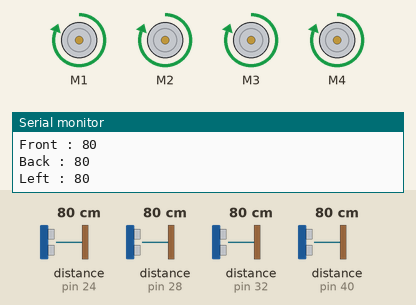
A sketch run on a simulated Arduino Mega 2560, built with avr-gcc and run on an emulated ATmega2560. On the bench: 4 × DC motor (green arrow = forward, orange = backward, longer = faster), the last lines printed to the serial monitor. Wiring (inferred from the names in the program): 4 × ultrasonic range finder: trigger pin 22, echo pin 24 / trigger pin 26, echo pin 28 / trigger pin 30, echo pin 32 / trigger pin 38, echo pin 40. Inputs (shaded band) come from the test bench; at power-on: distance to the obstacle (sensors on pin 32, pin 28, pin 24, pin 40) 80 cm. The echo pulse lasts 58.3 µs per cm.

Above: at 1.2 s.
1.3 s: distance to the obstacle (sensor on pin 32) set to 49 cm
2.8 s: distance to the obstacle (sensor on pin 32) set to 41 cm
At 3.7 s:
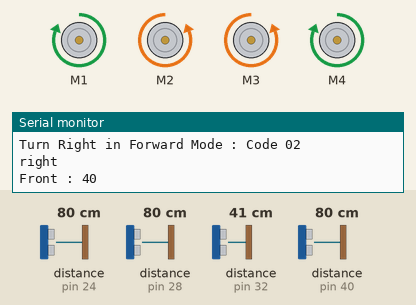
4.3 s: distance to the obstacle (sensor on pin 28) set to 83 cm
At 5.4 s:
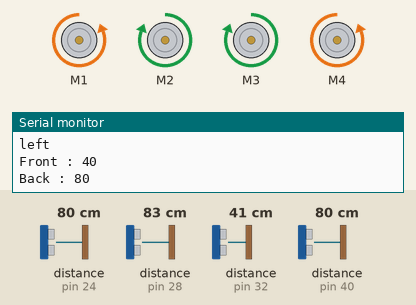
5.8 s: distance to the obstacle (sensor on pin 24) set to 120 cm
8.8 s: distance to the obstacle (sensor on pin 40) set to 2 cm
11.8 s: distance to the obstacle (sensor on pin 28) set to 35 cm
14.8 s: distance to the obstacle (sensor on pin 28) set to 30 cm
At 15.9 s:
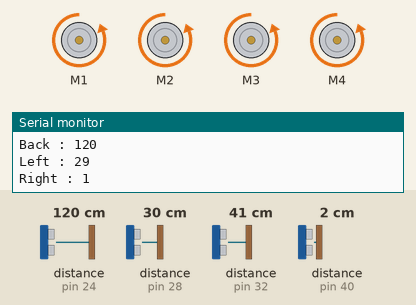
Timing chart, 0 to 17.3 s (numbered marks = the images above; inputs shaded):
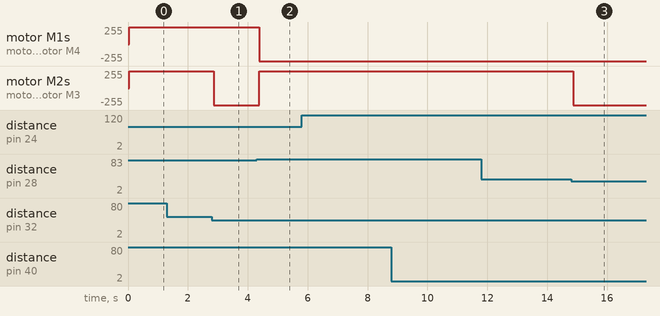

The sketch:

pupple.ino
```cpp
/*
This is a test sketch for the Adafruit assembled Motor Shield for Arduino v2
It won't work with v1.x motor shields! Only for the v2's with built in PWM
control

For use with the Adafruit Motor Shield v2
---->	http://www.adafruit.com/products/1438
*/

#include <Wire.h>
#include <Adafruit_MotorShield.h>
#include "utility/Adafruit_PWMServoDriver.h"

////////초음파/////////////////
const int trigPinFront = 30;
const int echoPinFront = 32;

const int trigPinBack = 22;
const int echoPinBack = 24;

const int trigPinLeft = 26;
const int echoPinLeft = 28;

const int trigPinRight = 38;
const int echoPinRight = 40;

const int forwardMode = 1;
const int backwardMode = 2;
const int waitMode = 3;

int mySpeed = 255;
int minRange = 30;
int midRange = 45;
int maxRange = 170;
int runMode = 1;

long durationFront, durationBack, durationLeft, durationRight;
long distanceFront, distanceBack, distanceLeft, distanceRight;
//////////////////////////////

// Create the motor shield object with the default I2C address
Adafruit_MotorShield AFMS = Adafruit_MotorShield();
// Or, create it with a different I2C address (say for stacking)
// Adafruit_MotorShield AFMS = Adafruit_MotorShield(0x61);

// Select which 'port' M1, M2, M3 or M4. In this case, M1
Adafruit_DCMotor *myMotor_1 = AFMS.getMotor(1);
Adafruit_DCMotor *myMotor_2 = AFMS.getMotor(2);
Adafruit_DCMotor *myMotor_3 = AFMS.getMotor(3);
Adafruit_DCMotor *myMotor_4 = AFMS.getMotor(4);
// You can also make another motor on port M2
//Adafruit_DCMotor *myOtherMotor = AFMS.getMotor(2);


void setup() {
  Serial.begin(9600);           // set up Serial library at 9600 bps
  Serial.println("Adafruit Motorshield v2 - DC Motor test!");

   pinMode(trigPinFront, OUTPUT);
   pinMode(echoPinFront, INPUT);
   pinMode(trigPinLeft, OUTPUT);
   pinMode(echoPinLeft, INPUT);
   pinMode(trigPinRight, OUTPUT);
   pinMode(echoPinRight, INPUT);
   pinMode(trigPinBack, OUTPUT);
   pinMode(echoPinBack, INPUT);

  AFMS.begin();  // create with the default frequency 1.6KHz
  //AFMS.begin(1000);  // OR with a different frequency, say 1KHz

  // Set the speed to start, from 0 (off) to 255 (max speed)
  myMotor_1->setSpeed(mySpeed);
  myMotor_2->setSpeed(mySpeed);
  myMotor_3->setSpeed(mySpeed);
  myMotor_4->setSpeed(mySpeed);

}

void go_forward()
{
  myMotor_1->run(FORWARD);
  myMotor_2->run(FORWARD);
  myMotor_3->run(FORWARD);
  myMotor_4->run(FORWARD);
  myMotor_1->setSpeed(mySpeed);
  myMotor_2->setSpeed(mySpeed);
  myMotor_3->setSpeed(mySpeed);
  myMotor_4->setSpeed(mySpeed);
  Serial.println("forward");
  delay(10);
}

void go_backward()
{
  myMotor_1->run(BACKWARD);
  myMotor_2->run(BACKWARD);
  myMotor_3->run(BACKWARD);
  myMotor_4->run(BACKWARD);
  myMotor_1->setSpeed(mySpeed);
  myMotor_2->setSpeed(mySpeed);
  myMotor_3->setSpeed(mySpeed);
  myMotor_4->setSpeed(mySpeed);
  Serial.println("backward");
  delay(10);
}

void go_right()
{
  //go_stop();
    myMotor_1->run(FORWARD);
    myMotor_2->run(BACKWARD);
    myMotor_3->run(BACKWARD);
    myMotor_4->run(FORWARD);
    myMotor_1->setSpeed(mySpeed);
    myMotor_2->setSpeed(mySpeed);
    myMotor_3->setSpeed(mySpeed);
    myMotor_4->setSpeed(mySpeed);
    delay(40);
  //go_stop();
    Serial.println("right");
}
void go_left()
{
  //go_stop();
    myMotor_1->run(BACKWARD);
    myMotor_2->run(FORWARD);
    myMotor_3->run(FORWARD);
    myMotor_4->run(BACKWARD);
    myMotor_1->setSpeed(mySpeed);
    myMotor_2->setSpeed(mySpeed);
    myMotor_3->setSpeed(mySpeed);
    myMotor_4->setSpeed(mySpeed);
    delay(40);
  //go_stop();
    Serial.println("left");
}
void go_stop()
{
//    myMotor_1->run(FORWARD);
//    myMotor_2->run(FORWARD);
//    myMotor_3->run(FORWARD);
//    myMotor_4->run(FORWARD);
//    myMotor_1->setSpeed(75);
//    myMotor_2->setSpeed(75);
//    myMotor_3->setSpeed(75);
//    myMotor_4->setSpeed(75);
//    delay(15);
//    myMotor_1->setSpeed(40);
//    myMotor_2->setSpeed(40);
//    myMotor_3->setSpeed(40);
//    myMotor_4->setSpeed(40);
//    delay(15);
//    myMotor_1->setSpeed(20);
//    myMotor_2->setSpeed(20);
//    myMotor_3->setSpeed(20);
//    myMotor_4->setSpeed(20);
//    delay(15);
//    myMotor_1->setSpeed(0);
//    myMotor_2->setSpeed(0);
//    myMotor_3->setSpeed(0);
//    myMotor_4->setSpeed(0);
//    delay(20);

  myMotor_1->run(RELEASE);
  myMotor_2->run(RELEASE);
  myMotor_3->run(RELEASE);
  myMotor_4->run(RELEASE);
}

////////초음파/////////////////
 long microsecondsToInches(long microseconds){
   return microseconds /74 /2;
}

long microsecondsToCentimeters(long microseconds){
   return microseconds /29 /2;
}
 /////////////////////////////////

void loop() {
  uint8_t i;

  //Serial.print("tick");

  //go_right();


////////초음파//////////////////////////////////////


    digitalWrite(trigPinBack, LOW);
    delayMicroseconds(2);
    digitalWrite(trigPinBack, HIGH);
    delayMicroseconds(10);
    digitalWrite(trigPinBack, LOW);
    durationBack = pulseIn(echoPinBack, HIGH);


    digitalWrite(trigPinRight, LOW);
    delayMicroseconds(2);
    digitalWrite(trigPinRight, HIGH);
    delayMicroseconds(10);
    digitalWrite(trigPinRight, LOW);
    durationRight = pulseIn(echoPinRight, HIGH);


    digitalWrite(trigPinFront, LOW);
    delayMicroseconds(2);
    digitalWrite(trigPinFront, HIGH);
    delayMicroseconds(10);
    digitalWrite(trigPinFront, LOW);
    durationFront = pulseIn(echoPinFront, HIGH);


    digitalWrite(trigPinLeft, LOW);
    delayMicroseconds(2);
    digitalWrite(trigPinLeft, HIGH);
    delayMicroseconds(10);
    digitalWrite(trigPinLeft, LOW);
    durationLeft = pulseIn(echoPinLeft, HIGH);


    distanceFront = microsecondsToCentimeters(durationFront);
    distanceBack = microsecondsToCentimeters(durationBack);
    distanceLeft = microsecondsToCentimeters(durationLeft);
    distanceRight = microsecondsToCentimeters(durationRight);
////////////////////////////////////////////////////
    Serial.print("Front : ");
    Serial.println(distanceFront);
    Serial.print("Back : ");
    Serial.println(distanceBack);
    Serial.print("Left : ");
    Serial.println(distanceLeft);
    Serial.print("Right : ");
    Serial.println(distanceRight);
/*
    if(runMode == waitMode)
    {
        if( (distanceFront > maxRange) && (distanceBack > maxRange) )
        {
            Serial.println("Wait : Code -2");
            Serial.print("runMode : :");
            Serial.println(runMode);
            go_stop();
            runMode = waitMode;
        }
        else if(distanceFront > distanceBack)
        {
            Serial.println("From Wait Mode, Transfer into Forward Mode : Code -3");
            //go_stop();
            go_forward();
            runMode = forwardMode;
        }
        else
        {
            Serial.println("From Wait Mode, Transfer into Backward Mode : Code -4");
            //go_stop();
            go_backward();
            runMode = backwardMode;
        }
    }
*/

/*
    if( ((runMode == forwardMode) && (distanceBack > maxRange)) || ((runMode == backwardMode) && (distanceFront > maxRange)) )
    {
        Serial.println("Stop : Code -1");
        Serial.print("runMode : :");
        Serial.println(runMode);
        go_stop();
        //runMode = waitMode;
    }
*/
    if( (distanceFront <= minRange) && (distanceBack <= minRange) && (distanceLeft <= minRange) && (distanceRight <= minRange) )
    {
        Serial.println("Stop : Code 00");
        Serial.print("runMode : :");
        Serial.println(runMode);
        go_stop();
    }

    else
    {
        if( (distanceFront < midRange) && runMode == forwardMode )
        {
            if( (distanceLeft <= minRange) && (distanceRight <= minRange) )
            {
                Serial.println("Transfer into Backward Mode : Code 01");
                //go_stop();
                go_backward();
                runMode = backwardMode;
            }
            else if(distanceLeft <= distanceRight)
            {
                Serial.println("Turn Right in Forward Mode : Code 02");
                go_right();
            }
            else if(distanceRight <= distanceLeft)
            {
                Serial.println("Turn Left in Forward Mode : Code 03");
                go_left();
            }
        }
        else if(runMode == forwardMode)
        {
            Serial.println("Go Forward : Code 04");
           go_forward();
            runMode = forwardMode;
        }
        else if( (distanceBack < midRange) && runMode == backwardMode )
        {
            if( (distanceLeft <= minRange) && (distanceRight <= minRange) )
            {
                Serial.println("Transfer into Forward Mode : Code 05");
                //go_stop();
                go_forward();
                runMode = forwardMode;
            }
            else if(distanceLeft <= distanceRight)
            {
                Serial.println("Turn Left in Backward Mode : Code 06");
                go_left();
            }
            else if(distanceRight <= distanceLeft)
            {
                Serial.println("Turn Right in Backward Mode : Code 07");
                go_right();
            }
        }
        else if(runMode == backwardMode)
        {
            Serial.println("Go Backward : Code 08");
            go_backward();
            runMode = backwardMode;
        }
  }

    delay(1);

////////////////////////////////////////////////////
/*
    if(distance <= minRange)
    {
        Serial.println(distance);
        go_forward();
    }
    else
        go_stop();

    delay(50);
*/
  /*for (i=255; i!=0; i--) {
    myMotor->setSpeed(i);
    delay(10);
  }

  Serial.print("tock");

  myMotor->run(BACKWARD);
  for (i=0; i<255; i++) {
    myMotor->setSpeed(i);
    delay(10);
  }
  for (i=255; i!=0; i--) {
    myMotor->setSpeed(i);
    delay(10);
  }

  Serial.print("tech");
  myMotor->run(RELEASE);
  delay(1000);*/
}
```

Measured:
- the behaviour switches between 46 and 45 cm on distance to the obstacle (sensor on pin 32) (found by bisection; images 0 and 1)
- the behaviour switches between 80 and 81 cm on distance to the obstacle (sensor on pin 28) (found by bisection; images 1 and 2)
- the behaviour switches between 32 and 31 cm on distance to the obstacle (sensor on pin 28) (found by bisection; images 2 and 3)
- after the input at 2.8 s, motor M2, motor M3: forward 255/255 → backward 255/255 after 0.07 s
- after the input at 4.3 s, motor M1, motor M4: forward 255/255 → backward 255/255 after 0.08 s; motor M2, motor M3: backward 255/255 → forward 255/255 after 0.08 s
- after the input at 14.8 s, motor M2, motor M3: forward 255/255 → backward 255/255 after 0.07 s
